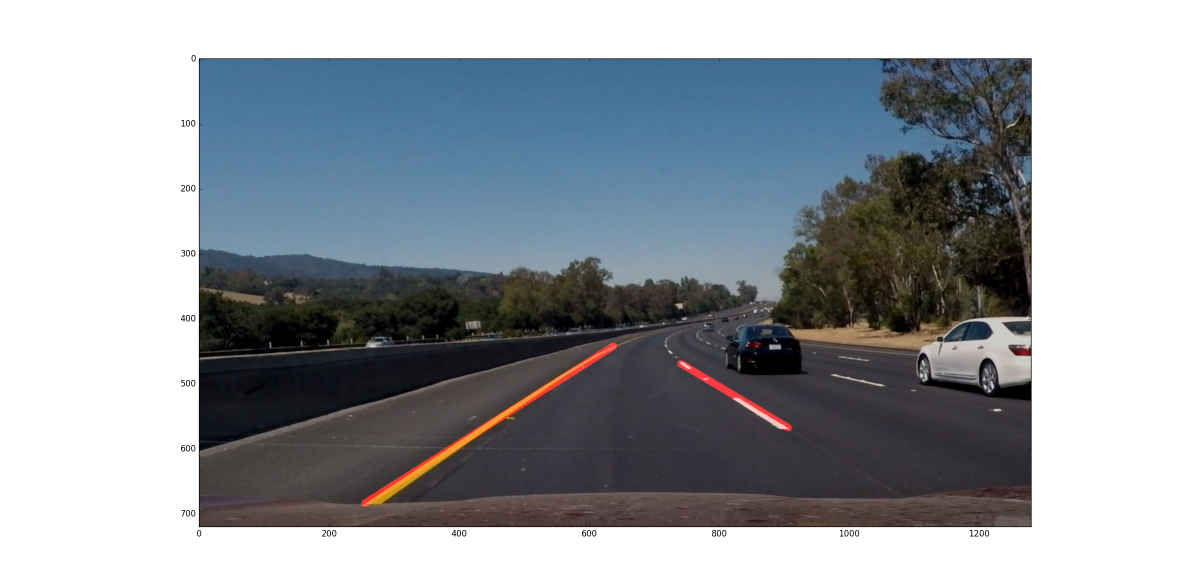
#> input picture LaneDectionExamplePic.png, 2400 x 1170 px (shown at 1/2 size)
$ python -i Lane-project-challenge.py   (imports and definitions only)
#> lines starting #> are read from the running program, lines starting #| are printed output that depends on the picture; after the words box and inside, x2 and y2 are one past the last pixel; in counts of white or black regions, pixels touching at a corner belong together
'''
challenge video
'''

# importing some useful packages
import matplotlib.pyplot as plt
import matplotlib.image as mpimg
import numpy as np
import cv2
# matplotlib inline
import math
# Import everything needed to edit/save/watch video clips
from moviepy.editor import VideoFileClip
from skimage import transform
# from IPython.display import HTML

def YellowFilter(img):
    Yellow2White = np.copy(img)
    red_threshold = 200
    green_threshold = 50
    blue_threshold = 0
    rgb_threshold = [red_threshold, green_threshold, blue_threshold]
    threshold = (img[:,:,0] > rgb_threshold[0]) \
                 & (img[:,:,1] > rgb_threshold[1]) \
                 & (img[:,:,2] > rgb_threshold[2])
    Yellow2White[threshold] = [250, 250, 250]
    return Yellow2White

def grayscale(img):
    """Applies the Grayscale transform
    This will return an image with only one color channel
    but NOTE: to see the returned image as grayscale
    (assuming your grayscaled image is called 'gray')
    you should call plt.imshow(gray, cmap='gray')"""
    return cv2.cvtColor(img, cv2.COLOR_RGB2GRAY)
    # Or use BGR2GRAY if you read an image with cv2.imread()

def gaussian_blur(img, kernel_size):
    """Applies a Gaussian Noise kernel"""
    return cv2.GaussianBlur(img, (kernel_size, kernel_size), 0)

def canny(img, low_threshold, high_threshold):
    """Applies the Canny transform"""
    return cv2.Canny(img, low_threshold, high_threshold)

def region_of_interest(img, vertices):
    """
    Applies an image mask.

    Only keeps the region of the image defined by the polygon
    formed from `vertices`. The rest of the image is set to black.
    """
    # defining a blank mask to start with
    mask = np.zeros_like(img)

    # defining a 3 channel or 1 channel color to fill the mask with depending on the input image
    if len(img.shape) > 2:
        channel_count = img.shape[2]  # i.e. 3 or 4 depending on your image
        ignore_mask_color = (255,) * channel_count
    else:
        ignore_mask_color = 255

    # filling pixels inside the polygon defined by "vertices" with the fill color
    cv2.fillPoly(mask, vertices, ignore_mask_color)

    # returning the image only where mask pixels are nonzero
    masked_image = cv2.bitwise_and(img, mask)
    return masked_image

# [22 lines left out: function draw_lines, not called in this run]

def draw_one_line(img, lines, color, thickness):
    if len(lines) > 1:
        lines_array = np.vstack(lines)
        x1 = np.min(lines_array[:, 0]) # index 0,1,2,3 correspond to 2 points (x1, y1), (x2, y2)
        x2 = np.max(lines_array[:, 2])
        y1 = lines_array[np.argmin(lines_array[:, 0]), 1]
        y2 = lines_array[np.argmax(lines_array[:, 2]), 3]
        cv2.line(img, (x1, y1), (x2, y2), color, thickness)
    else:
        return img

def hough_lines(img, rho, theta, threshold, min_line_len, max_line_gap):
    """
    `img` should be the output of a Canny transform.

    Returns an image with hough lines drawn.
    """
    lines = cv2.HoughLinesP(img, rho, theta, threshold,
                            np.array([]), min_line_len, max_line_gap)

    left_lines = []
    right_lines = []
    for line in lines:
        for x1, y1, x2, y2 in line:
            fit = np.polyfit((x1, x2), (y1, y2), 1)
            if fit[0] < -0.5:
                left_lines.append(line)
            elif fit[0] > 0.5:
                right_lines.append(line)

    line_img = np.zeros((img.shape[0], img.shape[1], 3), dtype=np.uint8)
    draw_one_line(line_img, left_lines, color=(255,0,0), thickness=10)
    draw_one_line(line_img, right_lines, color=(255,0,0), thickness=10)
    return line_img

# Python 3 has support for cool math symbols.

def weighted_img(img, initial_img, α, β, λ):
    """
    `img` is the output of the hough_lines(), An image with lines drawn on it.
    Should be a blank image (all black) with lines drawn on it.

    `initial_img` should be the image before any processing.

    The result image is computed as follows:

    initial_img * α + img * β + λ
    NOTE: initial_img and img must be the same shape!
    """
    return cv2.addWeighted(initial_img, α, img, β, λ)


def process_image(image):
    YFPic = YellowFilter(image)
    gray = grayscale(YFPic)
    blur_gray = gaussian_blur(gray, kernel_size=7)
    edges = canny(blur_gray, low_threshold=150, high_threshold=250)
    imshape = image.shape
    top_left, top_right = (imshape[1] * 0.48, imshape[0] * 0.6), (imshape[1] * 0.52, imshape[0] * 0.6)
    vertices = np.array([[(0, imshape[0]), top_left, top_right, (imshape[1], imshape[0])]], dtype=np.int32)
    masked_edges = region_of_interest(edges, vertices)

    rho = 1  # distance resolution in pixels of the Hough grid
    theta = np.pi / 180  # angular resolution in radians of the Hough grid
    threshold = 15  # minimum number of votes (intersections in Hough grid cell)
    min_line_len = 40  # minimum number of pixels making up a line
    max_line_gap = 200  # maximum gap in pixels between connectable line segments

    line_img = hough_lines(masked_edges, rho, theta, threshold, min_line_len, max_line_gap)
    result = weighted_img(line_img, image, α=0.8, β=1., λ=0.)

    # transform image size to half in gif
    # result = transform.rescale(result, [0.5, 0.5])
    return result

# [4 lines of commented-out code are left out]

video_output = './challenge.mp4'
# gif_output = './solidYellowLeft.gif'
## To speed up the testing process you may want to try your pipeline on a shorter subclip of the video
## To do so add .subclip(start_second,end_second) to the end of the line below
## Where start_second and end_second are integer values representing the start and end of the subclip
## You may also uncomment the following line for a subclip of the first 5 seconds
input_path = '../carnd-lanelines-p1/test_videos/challenge.mp4'
# [1 line that did not run here, left out]
# clip1 = VideoFileClip(input_path)
# [1 line that did not run here, left out]
# [1 line not run here, left out]
# [20 lines of commented-out code are left out]

'''
# [29 lines of commented-out code are left out]
'''

>>> import cv2
>>> picture = cv2.cvtColor(cv2.imread('LaneDectionExamplePic.png'), cv2.COLOR_BGR2RGB)
>>> result = process_image(picture)
#> in YellowFilter, `threshold = (img[:,:,0] > rgb_threshold[0]) \ & (img[:,:,1] > rgb_thre..`:
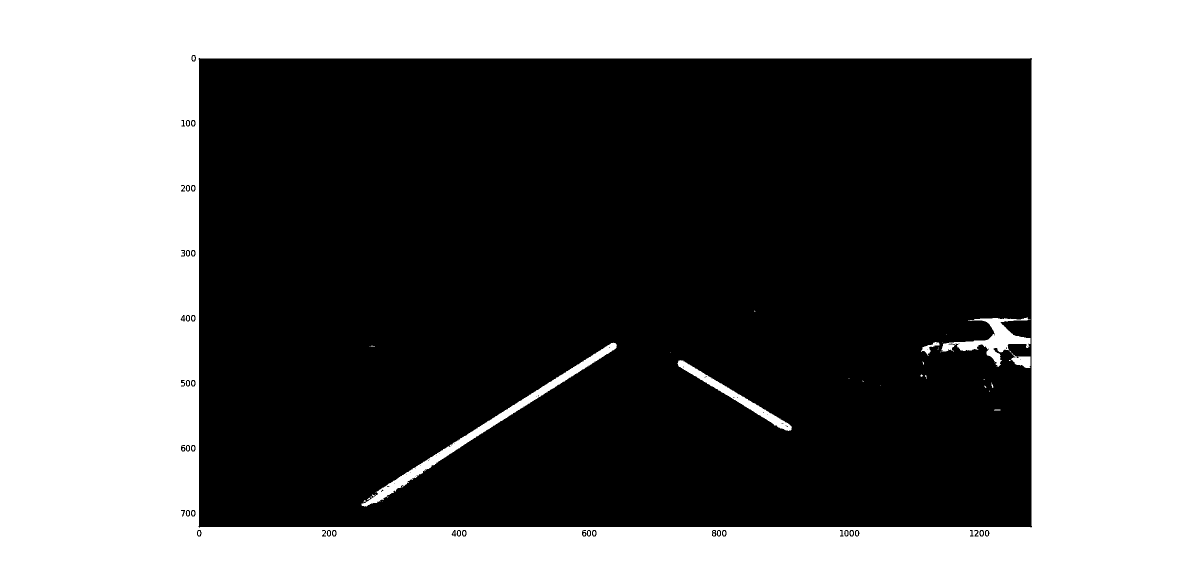
#> threshold: shape (1170, 2400) bool (shown at 1/2 size); 45% white; 75 white regions (38 under 20 px), largest, box (x1, y1, x2, y2) and area: (0, 0, 2400, 1170) 1244231, (723, 685, 1234, 1013) 8778, (1883, 634, 2061, 734) 5000
#> in region_of_interest, `cv2.fillPoly(mask, vertices, ignore_mask_color)`:
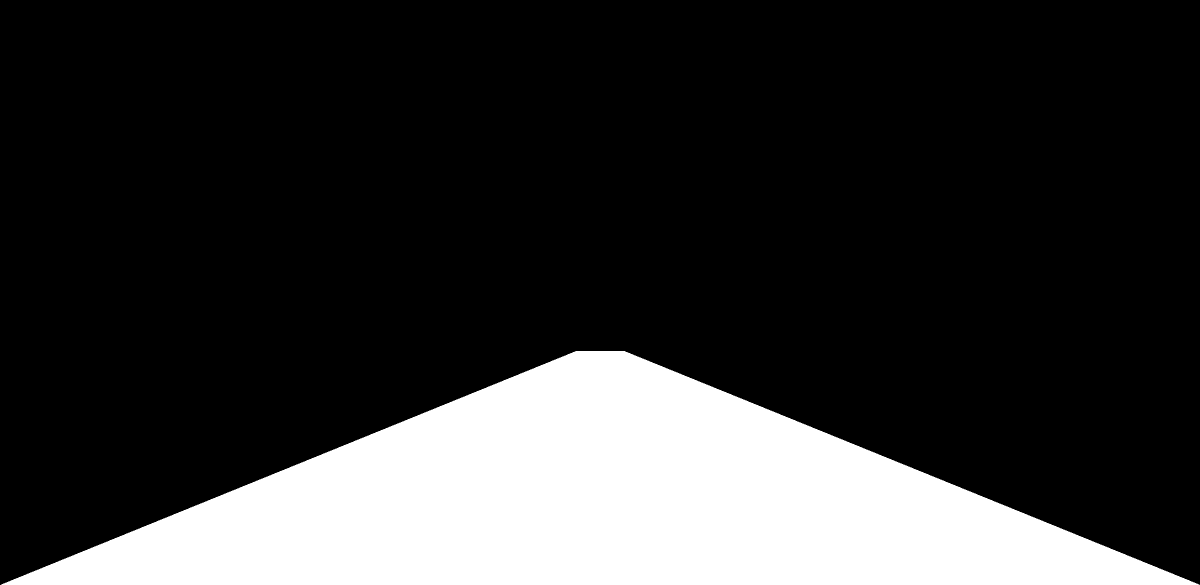
#> mask: shape (1170, 2400) (shown at 1/2 size); 20.8% white; 1 white region, box (x1, y1, x2, y2) and area: (2, 702, 2399, 1170) 584279
#> in region_of_interest, `masked_image = cv2.bitwise_and(img, mask)`:
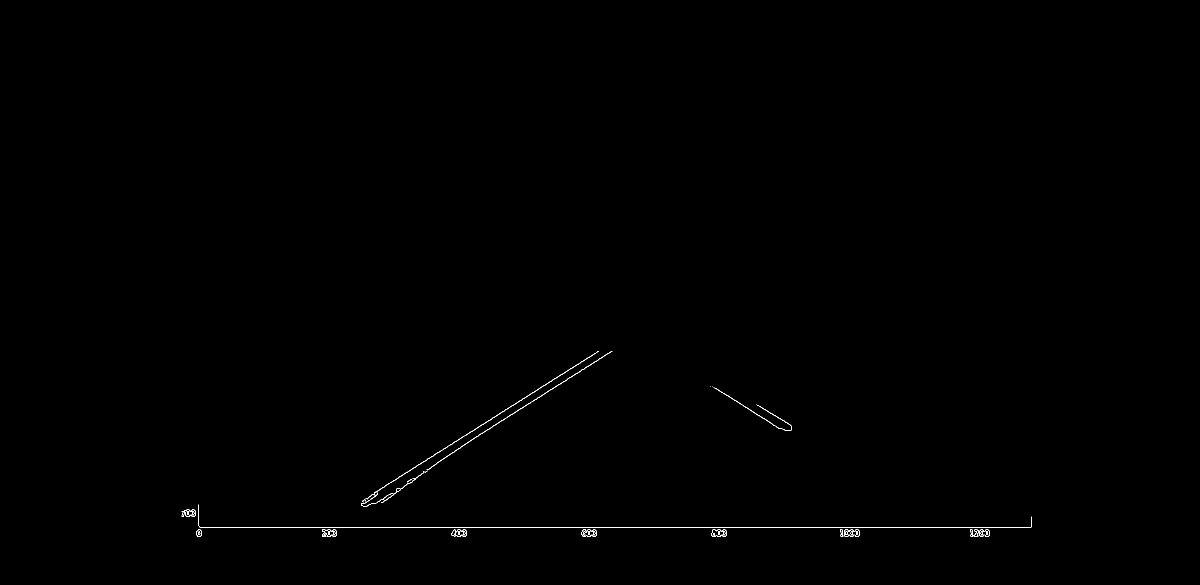
#> masked_image: shape (1170, 2400) (shown at 1/2 size); 0.18% white in thin lines or dots, all inside (x1, y1, x2, y2) = (363, 702, 2064, 1074)
#> in hough_lines, `lines = cv2.HoughLinesP(img, rho, theta, threshold, np.array([]), min_..`: lines = 29 rows, first 6: [398, 1054, 2062, 1054], [812, 944, 1181, 713], [644, 1073, 1035, 820], [647, 1073, 1114, 770], [744, 988, 980, 840], [649, 1073, 868, 931]
#> the loop in hough_lines, `for line in lines:` made 29 passes
#> after the loop in hough_lines, `for line in lines:`: left_lines = 16 items, first 6: [[812, 944, 1181, 713]], [[644, 1073, 1035, 820]], [[647, 1073, 1114, 770]], [[744, 988, 980, 840]], [[649, 1073, 868, 931]], [[1130, 762, 1223, 702]]; right_lines = [[[1426, 774, 1560, 857]], [[1515, 810, 1581, 850]], [[397, 1073, 397, 1009]], [[1512, 809, 1582, 851]], [[1458, 792, 1574, 861]], [[1433, 777, 1571, 860]]]
#> in draw_one_line, `lines_array = np.vstack(lines)`: lines_array = 16 rows, first 6: [812, 944, 1181, 713], [644, 1073, 1035, 820], [647, 1073, 1114, 770], [744, 988, 980, 840], [649, 1073, 868, 931], [1130, 762, 1223, 702]
#> in draw_one_line, `x1 = np.min(lines_array[:, 0])`: x1 = 644
#> in draw_one_line, `x2 = np.max(lines_array[:, 2])`: x2 = 1223
#> in draw_one_line, `y1 = lines_array[np.argmin(lines_array[:, 0]), 1]`: y1 = 1073
#> in draw_one_line, `y2 = lines_array[np.argmax(lines_array[:, 2]), 3]`: y2 = 702
#> call 2 of draw_one_line, with color = (255, 0, 0), thickness = 10
#> in draw_one_line (call 2), `lines_array = np.vstack(lines)`: lines_array = [[1426, 774, 1560, 857], [1515, 810, 1581, 850], [397, 1073, 397, 1009], [1512, 809, 1582, 851], [1458, 792, 1574, 861], [1433, 777, 1571, 860]]
#> in draw_one_line (call 2), `x1 = np.min(lines_array[:, 0])`: x1 = 397
#> in draw_one_line (call 2), `x2 = np.max(lines_array[:, 2])`: x2 = 1582
#> in draw_one_line (call 2), `y2 = lines_array[np.argmax(lines_array[:, 2]), 3]`: y2 = 851
#> in draw_one_line (call 2), `cv2.line(img, (x1, y1), (x2, y2), color, thickness)`:
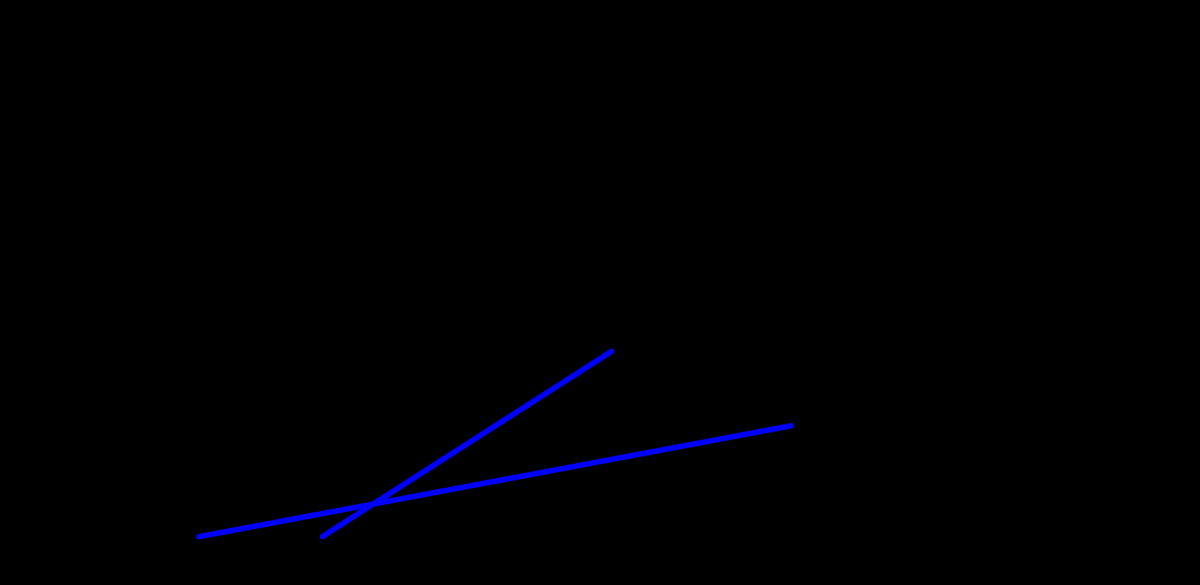
#> img: shape (1170, 2400, 3) (shown at 1/2 size); mean of channels 0, 1, 2 1.9, 0, 0; drawn as B, G, R
#> in weighted_img, `return cv2.addWeighted(initial_img, α, img, β, λ)`:
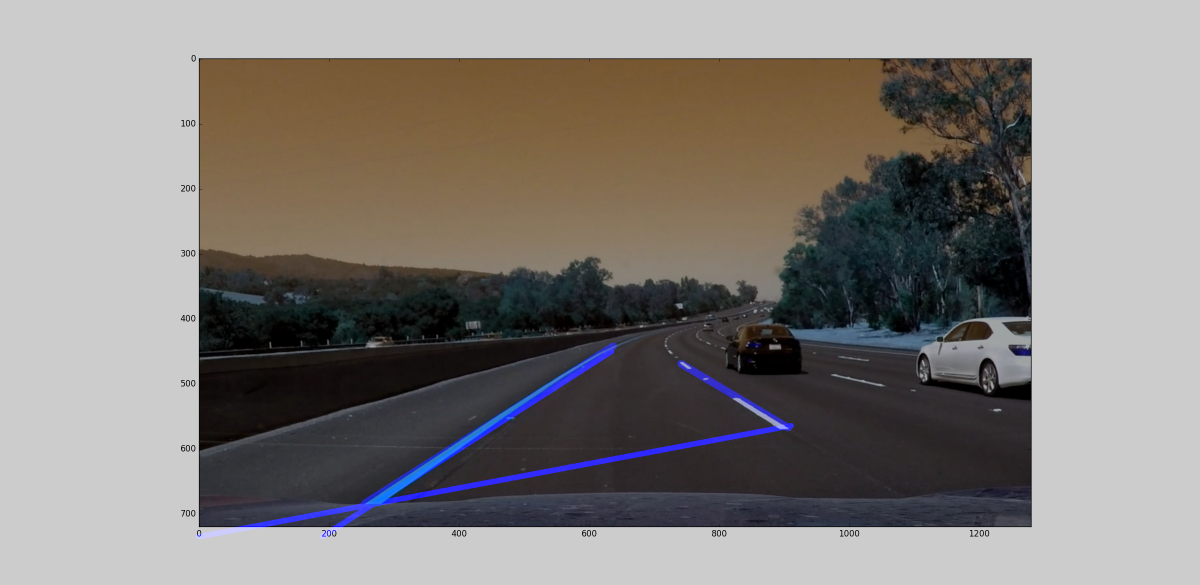
#> returned value: shape (1170, 2400, 3) (shown at 1/2 size); mean of channels 0, 1, 2 123.8, 127.1, 131.6; drawn as B, G, R

$ run again, on Comparison_colorfilter.png
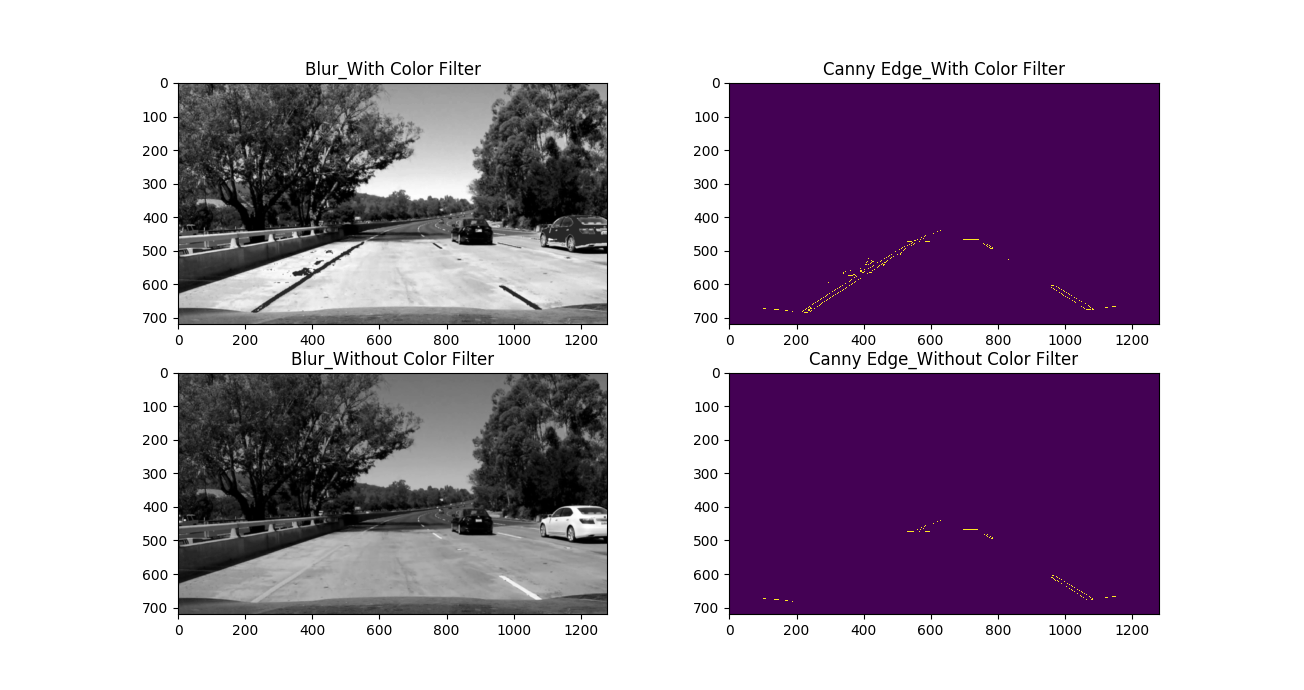
#> input picture Comparison_colorfilter.png, 1304 x 690 px
#> in YellowFilter, `threshold = (img[:,:,0] > rgb_threshold[0]) \ & (img[:,:,1] > rgb_thre..`:
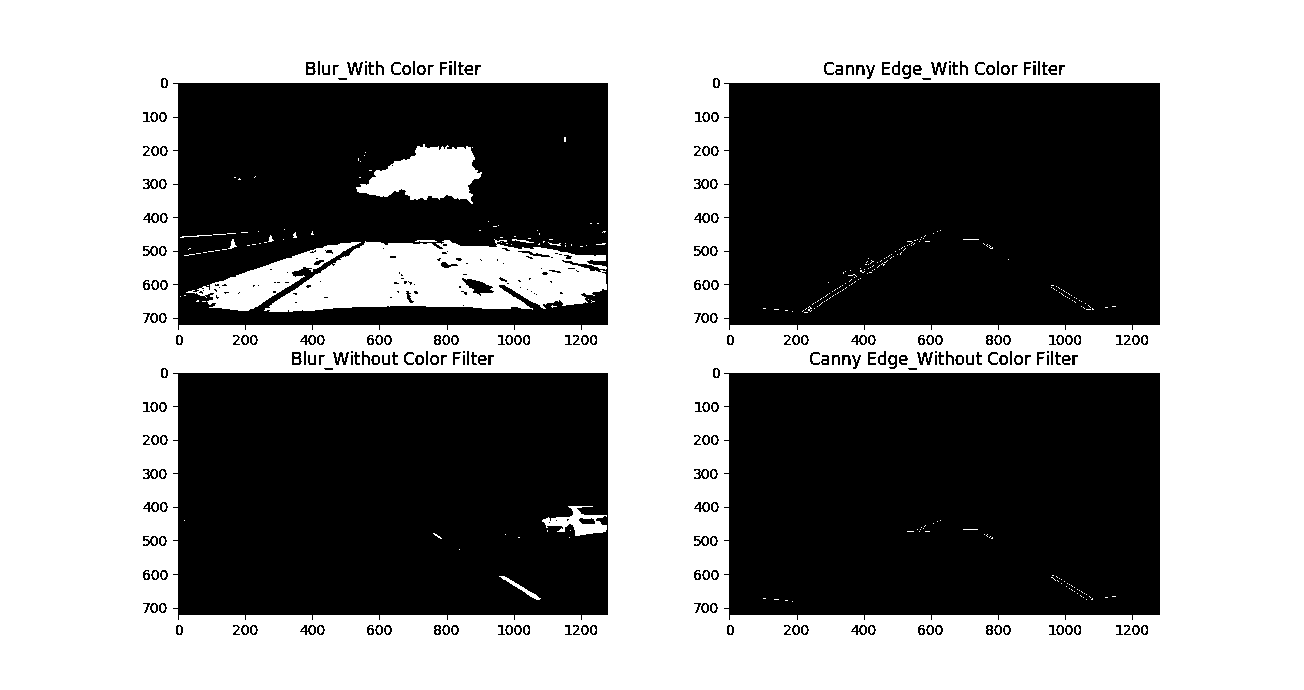
#> threshold: shape (690, 1304) bool; 55.3% white; 346 black regions (86 under 20 px), largest, box (x1, y1, x2, y2) and area: (724, 373, 1160, 620) 104271, (724, 83, 1160, 330) 104104, (173, 373, 608, 620) 103010
#> mask: shape (690, 1304); 20.8% white; 1 white region, box (x1, y1, x2, y2) and area: (2, 414, 1303, 690) 187339
#> masked_image: shape (690, 1304); 0.44% white in thin lines or dots, all inside (x1, y1, x2, y2) = (175, 422, 1149, 636)
#> lines = 47 rows, first 6: [177, 615, 1135, 615], [177, 624, 1146, 624], [177, 635, 1146, 635], [608, 612, 608, 422], [176, 634, 1147, 634], [728, 625, 728, 436]
#> the loop in hough_lines, `for line in lines:` made 47 passes
#> after the loop in hough_lines, `for line in lines:`: left_lines = [[[699, 610, 702, 435]], [[701, 612, 707, 434]]]; right_lines = [[[703, 443, 715, 613]], [[696, 440, 705, 613]], [[432, 529, 535, 593]], [[704, 434, 707, 613]], [[699, 434, 715, 580]]]
#> lines_array = [[699, 610, 702, 435], [701, 612, 707, 434]]
#> x1 = 699
#> x2 = 707
#> y1 = 610
#> y2 = 434
#> img: shape (690, 1304, 3); mean of channels 0, 1, 2 1.5, 0, 0
#> in weighted_img, `return cv2.addWeighted(initial_img, α, img, β, λ)`:
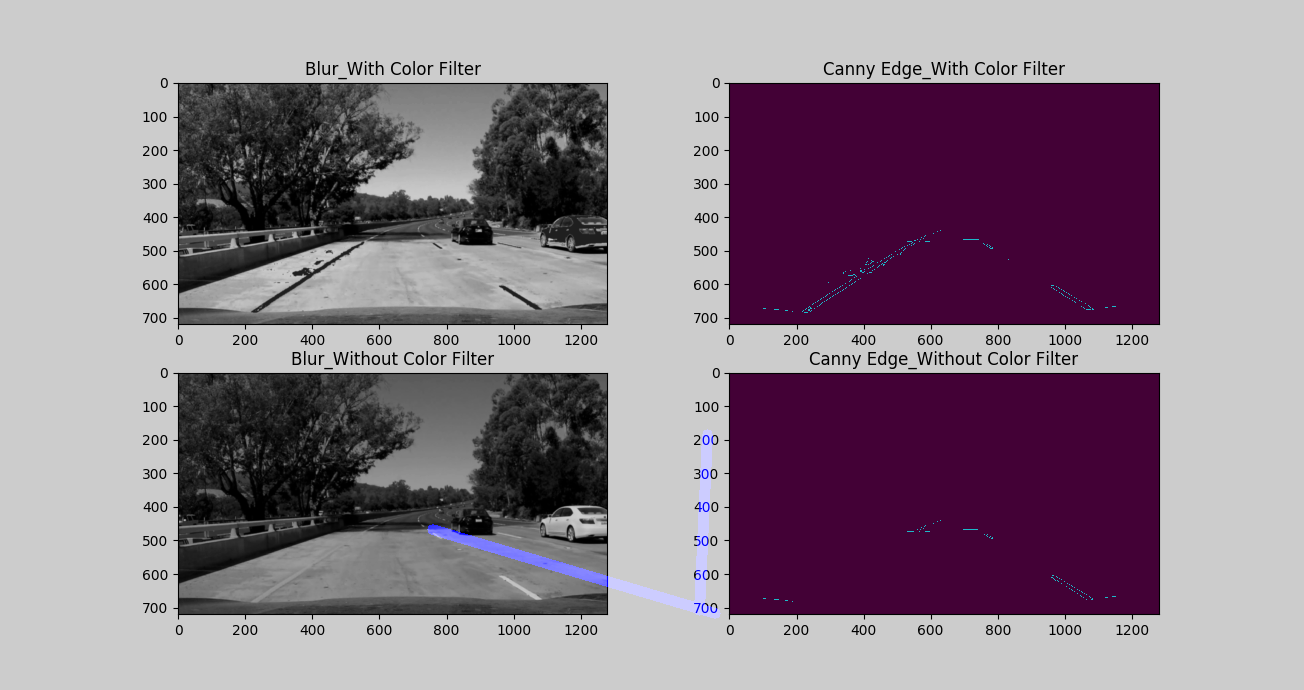
#> returned value: shape (690, 1304, 3); mean of channels 0, 1, 2 139, 126.3, 141.3; drawn as B, G, R
